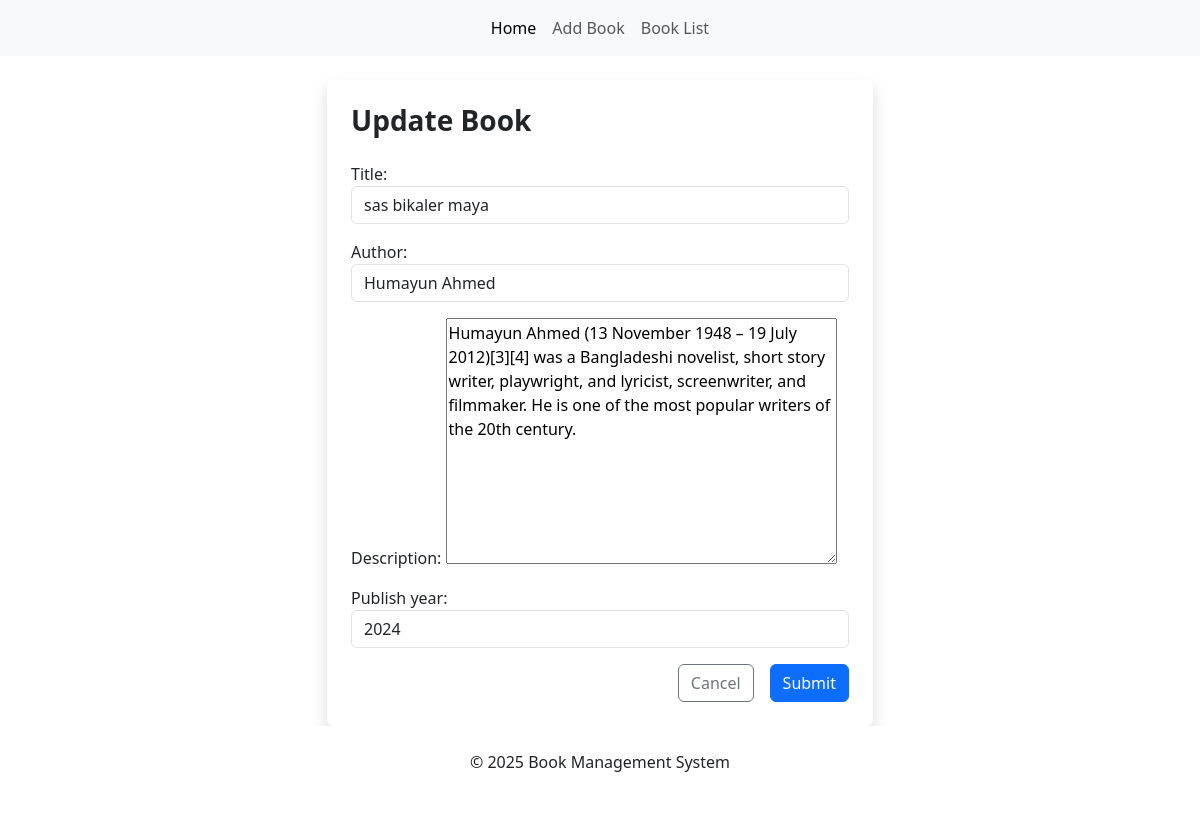
The page /update_book/5/ on the database its author committed.
### book/models.py (models this page shows, shortened)
class Book(models.Model):
    title=models.CharField(max_length=100)
    author=models.CharField(max_length=150)
    description=models.TextField()
    publish_year=models.PositiveIntegerField()

### book/views.py (the view)
# urls.py: path('update_book/<int:id>/',update_book, name='update_book'),
def update_book(request,id):
    specific_book = Book.objects.get(id=id)
    if request.method == "POST":
        book_form = BookForm(request.POST, instance=specific_book)
        if book_form.is_valid():
            book_form.save()
            return redirect("/")
    else:
        book_form = BookForm(instance=specific_book)
        context = {
            "form": book_form,
        }
        return render(request, "book.html", context)

### book/forms.py
class BookForm(forms.ModelForm):
    class Meta:
        model=Book
        fields=['title','author','description','publish_year']
        widgets={
            "title":forms.TextInput(
                attrs={
                    "class":"form-control",
                    "placeholder": "Write Book Title...",
                }
            ),
            "author":forms.TextInput(
                attrs={
                    "class":"form-control",
                    "placeholder": "Write Book Author...",
                }
            ),
            "content": forms.Textarea(
                attrs={
                    "class": "form-control",
                    "rows": 5,
                }
            ),
            "publish_year":forms.TextInput(
                attrs={
                    "class":"form-control",
                    "placeholder": "Write Publish Year",
                }
            ),
        }

### book/templates/book.html (shortened to what this page needs)
{% extends 'base.html' %}
{% block content %}
<div class="container ">
    <div class="bg-white rounded shadow p-4 w-50 align-middle  mx-auto">
        <div class="mb-4 ">
            <h1 class="h3 fw-bold text-dark ">
                {% if form.instance.id %}Update Book{% else %}Add Book{% endif %}
            </h1>
        </div>
        <form method="post">
            {{ form.as_p }}
            <div class="d-flex justify-content-end gap-3 mt-3">
                <a href="#" class="btn btn-outline-secondary">Cancel</a>
                <button type="submit" class="btn btn-primary">Submit</button>
            </div>
        </form>
    </div>
</div>
{% endblock %}

### rows shown on the page
Book: title "sas bikaler maya", author "Humayun Ahmed", description "Humayun Ahmed (13 November 1948 – 19 July 2012)[3][4] was a Bangladeshi novelist, short story writer, playwright, and lyricist, screenwriter, and filmmaker. He is one of the most popular writers of the 20th century.", publish_year "2024"
